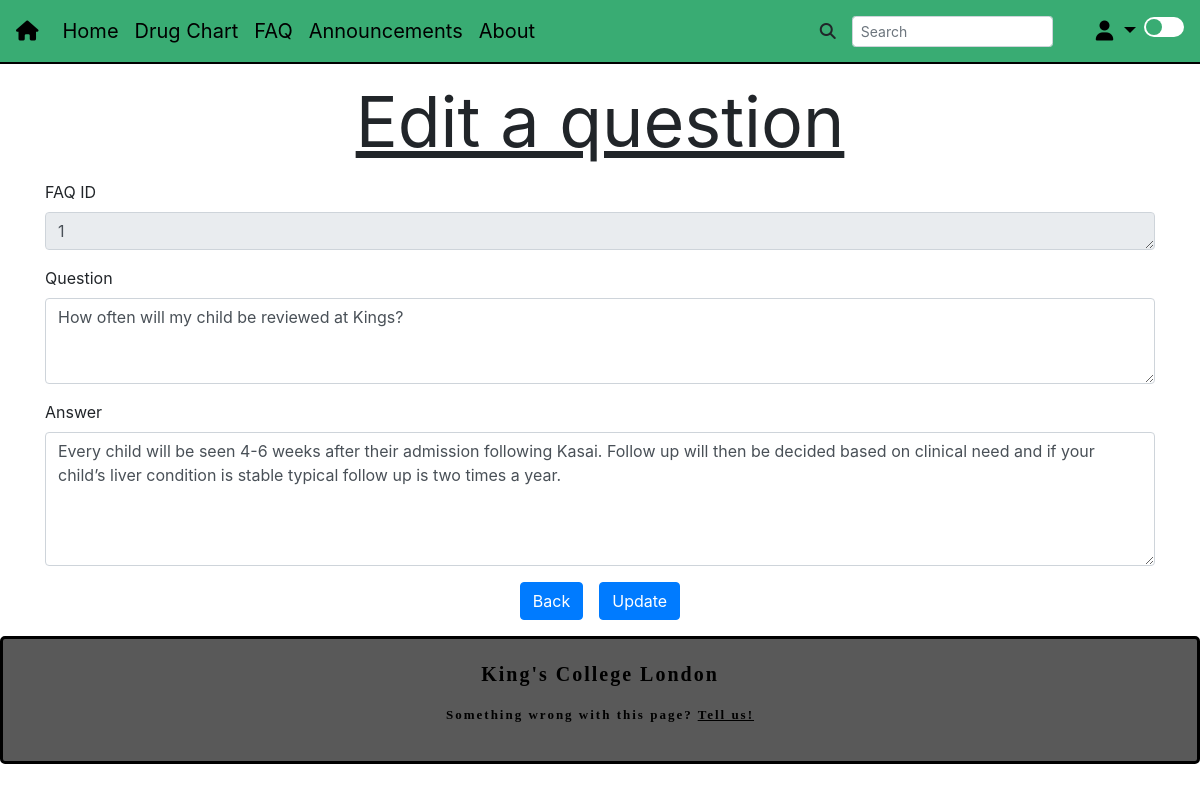
The app's page /faq/edit/1 (signed in) with its own data.
### models.py (models this page shows)
class FAQQuestions(db.Model):
    id = db.Column(db.Integer, primary_key=True, autoincrement=True)
    question = db.Column(db.String(400), nullable=False)
    answer = db.Column(db.String(10000), nullable=False)

### faq/routes.py (the view)
@faq.route('/faq/edit/<id>', methods=['GET', 'POST'])
@login_required
def edit_faq(id):
    faq = FAQQuestions.query.get(id)
    if request.method == 'POST':
        if faq:
            faq.question = request.form['newQuestion']
            faq.answer = request.form['newAnswer']
            db.session.commit()
        return redirect(url_for('main.faq'))
    return render_template('faq/edit.html', faq=faq)

### templates/faq/edit.html (shortened to what this page needs)
{% extends 'base_templates/form.html' %}
{% from 'base_templates/form.html' import textarea, submit with context %}
{% block header %} Edit a question {% endblock %}
{% block form %}
{{ textarea(title='FAQ ID', id='faqID', rows='1', cols='35', attributes=['readonly'], value=faq.id) }}
{{ textarea(title='Question', id='newQuestion', rows='3', cols='60', attributes=['required'], value=faq.question) }}
{{ textarea(title='Answer', id='newAnswer', rows='5', cols='35', attributes=['required'], value=faq.answer) }}
{{ submit(back_url=url_for('main.faq'), submit_text='Update', submit_id='update') }}
{% endblock %}

### templates/base_templates/form.html
{% extends 'base_templates/base.html' %}
{% block body %}
<div class="container my-3">
  <div class="row">
    <div class="col">
      <h1>{% block header %}{% endblock %}</h1>
      <form action="" method="POST" enctype="multipart/form-data">
        {% block form %}{% endblock %}
      </form>
    </div>
  </div>
</div>
{% endblock %}
{% macro textarea(title, id, rows, cols, attributes=[], value='') %}
  <div class="md-form my-3">
    <label for="{{id}}">{{title}}</label>
    <textarea id="{{id}}" name="{{id}}" class="md-textarea form-control" rows="{{rows}}" cols="{{cols}}" {{attributes|join(' ')}}>{{value}}</textarea>
  </div>
{% endmacro %}
{% macro submit(back_url, submit_text='Submit', submit_id='submit') %}
<div class="row justify-content-center">
  <a href="{{back_url}}" class="btn btn-primary mx-2" role="button">Back</a>
  <input type="submit" class="btn btn-primary mx-2" id="{{submit_id}}" type="button" value="{{submit_text}}">
</div>
{% endmacro %}

### static/css/style.css (style rules this page uses)
h1 { font-size: 70px; font-weight: 400; text-decoration: underline; text-align: center; }

### static/css/nav-dl.css (style rules this page uses)
:root { --home-font-color: black; --staff-color: black; --font-color: black; --nav-bg-color:#39ac73; }

### records on screen
FAQQuestions: newQuestion "How often will my child be reviewed at Kings?", newAnswer "Every child will be seen 4-6 weeks after their admission following Kasai. Follow up will then be decided based on clinical need and if your child’s liver condition is stable typical follow up is two times a year."

### other values on screen
{{ title }} "FAQ ID Question Answer"
